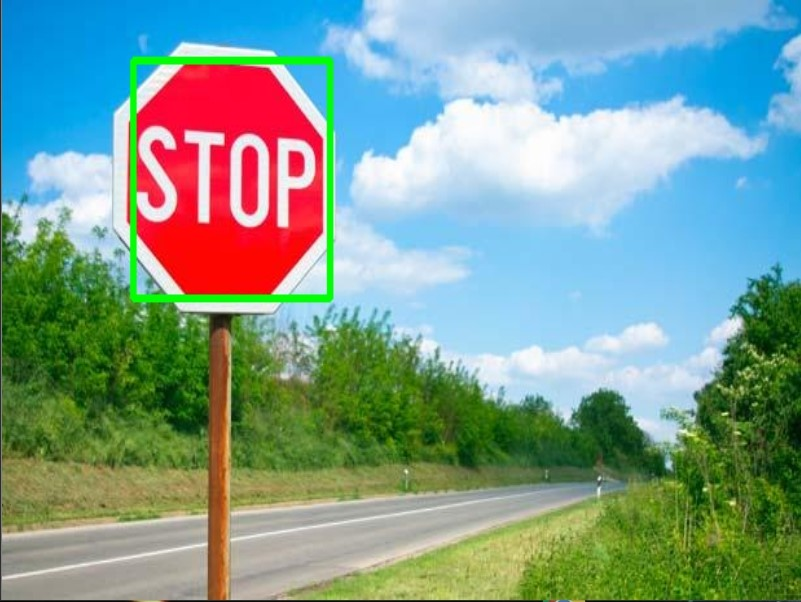
#> input picture image/fig1.jpg, 801 x 602 px, given in place of 186.jpg, which was not available
$ python stop_sign_detector.py
#> lines starting #> are read from the running program, lines starting #| are printed output that depends on the picture; after the words box and inside, x2 and y2 are one past the last pixel; in counts of white or black regions, pixels touching at a corner belong together; pictures that were not available may be replaced by others from this repository, and a replacement may not be noted
### gaussian_model.py
# -*- coding: utf-8 -*-
"""
Created on Mon Jan 27 00:59:23 2020

@author: A53295675 Yunhsiu Wu
"""
import numpy as np

def Gaussian_model(x, mean, cov, prior):
    """
    Get gaussian prediction
    Arguments: pixel, mean, covariance, prior
    Return: prediction
    ( 1 / sqrt( ( (2*pi) ^dim ) * det(cov) ) ) * exp( -0.5 * (x-mean) * inv(cov) * transpose(x-mean) );

    """
    dimension = x.shape[1]
    cov_inv = np.linalg.cholesky( np.linalg.inv(cov) ) #credit to Arthur Hsieh
    coefficient = 1 / np.sqrt( (2*np.pi) ** dimension * np.linalg.det(cov) )
    exp_term = np.exp( -0.5 * np.sum( np.square( np.dot(x - mean, cov_inv) ), axis=1 ) )

    return coefficient * exp_term * prior

### stop_sign_detector.py
'''
ECE276A WI20 HW1
Stop Sign Detector
A53295675 Yunhsiu Wu
'''

import os, cv2
import numpy as np
from skimage.measure import label, regionprops
from gaussian_model import Gaussian_model


class StopSignDetector():
    def __init__(self):
        '''
			Initilize your stop sign detector with the attributes you need,
			e.g., parameters of your classifier
		'''
        #single gaussian model parameters are obtained in gaussian_model.py
        self.COLOR_STOP_SIGN_RED = {}
        self.COLOR_STOP_SIGN_RED['mean']        = np.array([ 22.20063474,  14.1578286 , 151.38942607])
        self.COLOR_STOP_SIGN_RED['mean_other']  = np.array([125.56838205, 118.35595876, 107.90070133])
        self.COLOR_STOP_SIGN_RED['cov']         = np.array([[ 458.7189013 ,  377.20925136,  287.19151111],
                                                           [ 377.20925136,  389.6662935 ,  297.58856068],
                                                           [ 287.19151111,  297.58856068, 2595.36567865]])
        self.COLOR_STOP_SIGN_RED['cov_other']   = np.array([[4848.76955546, 3380.69340819, 2408.78334666],
                                                           [3380.69340819, 3088.2825218 , 2777.42226017],
                                                           [2408.78334666, 2777.42226017, 3163.31729258]])
        self.COLOR_STOP_SIGN_RED['prior']       = 0.010426400078926715
        self.COLOR_STOP_SIGN_RED['prior_other'] = 0.9895735999210733


    def segment_image(self, img):
        '''
			Obtain a segmented image using a color classifier,
			e.g., Logistic Regression, Single Gaussian Generative Model, Gaussian Mixture,
			call other functions in this class if needed

			Inputs:
				img - original image
			Outputs:
				mask_img - a binary image with 1 if the pixel in the original image is red and 0 otherwise
		'''
        img_size = np.shape(img)
        img = np.reshape(img, (-1,3))
        mask_img = np.zeros(np.shape(img)[0])

        #calculate probability of each color
        pixel_COLOR_STOP_SIGN_RED = Gaussian_model(img, self.COLOR_STOP_SIGN_RED['mean'], self.COLOR_STOP_SIGN_RED['cov'], self.COLOR_STOP_SIGN_RED['prior'])
        pixel_other = Gaussian_model(img, self.COLOR_STOP_SIGN_RED['mean_other'], self.COLOR_STOP_SIGN_RED['cov_other'], self.COLOR_STOP_SIGN_RED['prior_other'])

        #classify pixels into 1s and 0s
        for pixel in range(np.shape(img)[0]):
            if pixel_COLOR_STOP_SIGN_RED[pixel] > pixel_other[pixel]:
                mask_img[pixel] = 1

        mask_img = cv2.dilate(mask_img, (21,21), iterations = 5)
        mask_img = cv2.erode(mask_img, (21,21), iterations = 5)

        mask_img = mask_img.reshape(img_size[:2])

        return mask_img.astype('uint8')


    def get_bounding_box(self, img):
        '''
			Find the bounding box of the stop sign
			call other functions in this class if needed

			Inputs:
				img - original image
			Outputs:
				boxes - a list of lists of bounding boxes. Each nested list is a bounding box in the form of [x1, y1, x2, y2]
				where (x1, y1) and (x2, y2) are the top left and bottom right coordinate respectively. The order of bounding boxes in the list
				is from left to right in the image.

			Our solution uses xy-coordinate instead of rc-coordinate. More information: http://scikit-image.org/docs/dev/user_guide/numpy_images.html#coordinate-conventions
		'''
        boxes = []
        img_mask = self.segment_image(img)
        img_label = label(img_mask)
        countours = regionprops(img_label)

        for countour in countours:
            box = countour.bbox
            x, y, w, h = box[1], box[0], box[3]-box[1], box[2]-box[0]
            area_ratio = countour.extent
            score = 0
            score = score + 10 * (1 - abs( w / h - 1) )
            if w > 30 and h > 30:
                score = score + 5
            if area_ratio < 0.75 and area_ratio > 0.5:
                score = score + 3
            elif area_ratio > 0.7:
                score = score + 2 * ( abs(area_ratio-0.7) / 0.7 )
            elif area_ratio > 0.2:
                score = score + 2 * ( abs(area_ratio-0.2) / 0.3 )

            if score > 15.5 :
                cv2.rectangle(img, (x, y), (x+w, y+h), (0,255,0), 3)
                boxes.append( [x, img.shape[0]-y-h, x+w, img.shape[0]-y] )

        boxes.sort( key = lambda x :x[0])

        return boxes


if __name__ == '__main__':
    folder = "trainset"
    my_detector = StopSignDetector()

    # For whole data set
    '''
    for filename in os.listdir(folder):
		#detect image and show result
        img = cv2.imread(os.path.join(folder,filename))
        img_mask = my_detector.segment_image(img)
        img_resize = cv2.resize(img, (800, 600))
        img_mask_resize = cv2.resize(img_mask * 255, (800, 600))
        cv2.imshow('image', img_resize)
        cv2.waitKey(10)
        cv2.imshow('image mask', img_mask_resize)
        cv2.waitKey(10)
        cv2.destroyAllWindows()

        box = my_detector.get_bounding_box(img)
        #print(box)
        img_resize = cv2.resize(img, (800, 600))
        cv2.imshow('image', img_resize)
        cv2.waitKey(10)
        cv2.destroyAllWindows()
    '''

    # For certain data

	#detect image and show result
    filename = r'./trainset/186.jpg'
    img = cv2.imread(filename)
#> img is the input picture: shape (602, 801, 3); mean B, G, R 146.4, 157.4, 125.7
    img_mask = my_detector.segment_image(img)
#> in Gaussian_model, `cov_inv = np.linalg.cholesky( np.linalg.inv(cov) )`: cov_inv = [[0.103, 0, 0], [-0.1, 0.053, 0], [3.86e-05, -0.00608, 0.0196]]
#> in Gaussian_model, `coefficient = 1 / np.sqrt( (2*np.pi) ** dimension * np.linalg.det(cov) )`: coefficient = 6.83e-06
#> in segment_image, `mask_img = mask_img.reshape(img_size[:2])`:
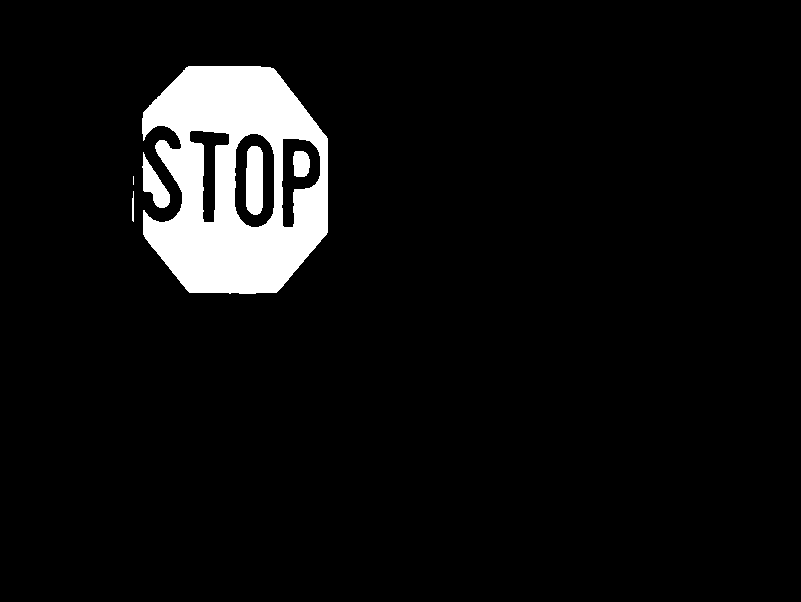
#> mask_img: shape (602, 801) float64; values 0 (black) and 1 (white), 6% white; 6 white regions (1 under 20 px), largest, box (x1, y1, x2, y2) and area: (142, 66, 328, 294) 26818, (246, 146, 263, 215) 1087, (142, 152, 170, 208) 733, (293, 151, 310, 177) 384, (132, 191, 134, 222) 54
#> in segment_image, `return mask_img.astype('uint8')`: returned value: shape (602, 801); values 0 (black) and 1 (white), 6% white; 6 white regions (1 under 20 px)
    img_resize = cv2.resize(img, (800, 600))
    img_mask_resize = cv2.resize(img_mask * 255, (800, 600))
    cv2.imshow('image', img_resize)
    cv2.waitKey(10)
    cv2.imshow('image mask', img_mask_resize)
    cv2.waitKey(10)
    #cv2.destroyAllWindows()

    box = my_detector.get_bounding_box(img)
#> in get_bounding_box, `img_label = label(img_mask)`:
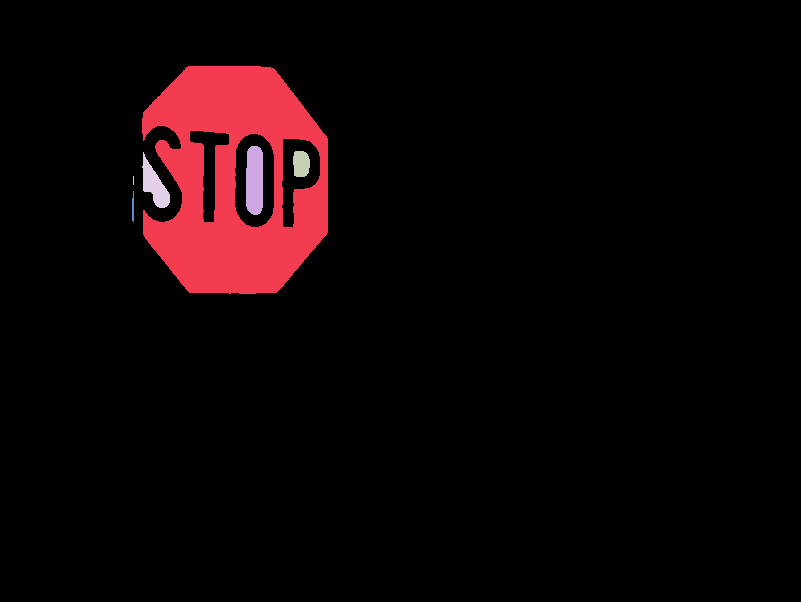
#> img_label: shape (602, 801) int64; 7 distinct labels, from 0 to 6; one colour per label, 0 black
#> in get_bounding_box, `countours = regionprops(img_label)`: countours = 6 regions; box (x1, y1, x2, y2) and area: (142, 66, 328, 294) 26818, (246, 146, 263, 215) 1087, (142, 152, 170, 208) 733, (293, 151, 310, 177) 384, (132, 191, 134, 222) 54, (133, 176, 134, 185) 9
#> the loop in get_bounding_box, `for countour in countours:` made 6 passes
#> (box, x, y, w, h, area_ratio, score) on passes 1 to 6: ((66, 142, 294, 328), 142, 66, 186, 228, 0.632, 16.16), ((146, 246, 215, 263), 246, 146, 17, 69, 0.927, 3.11), ((151, 293, 177, 310), 293, 151, 17, 26, 0.869, 7.02), ((152, 142, 208, 170), 142, 152, 28, 56, 0.467, 6.78), ((176, 133, 185, 134), 133, 176, 1, 9, 1, 1.97), ((191, 132, 222, 134), 132, 191, 2, 31, 0.871, 1.13)
#> after the loop in get_bounding_box, `for countour in countours:`:
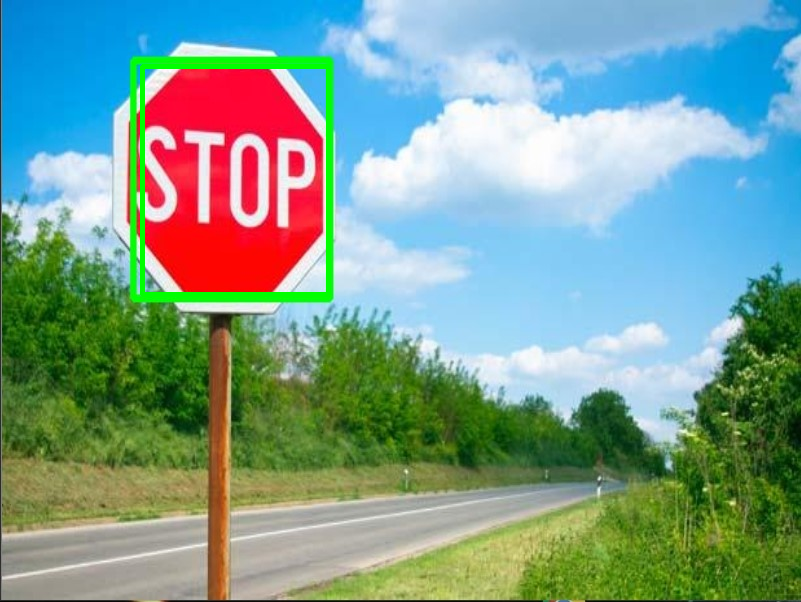
#> img: shape (602, 801, 3); 0.86% of pixels changed, all inside (x1, y1, x2, y2) = (140, 64, 331, 297)
#> after the loop in get_bounding_box, `for countour in countours:`: boxes = [[142, 308, 328, 536]]
#> box = [[142, 308, 328, 536]]
    print(box)
#| [[142, 308, 328, 536]]
    img_resize = cv2.resize(img, (800, 600))
    cv2.imshow('image masked', img_resize)
    cv2.waitKey(0)
    cv2.destroyAllWindows()
		#Display results:
		#(1) Segmented images
		#	 mask_img = my_detector.segment_image(img)
		#(2) Stop sign bounding box
		#    boxes = my_detector.get_bounding_box(img)
		#The autograder checks your answers to the functions segment_image() and get_bounding_box()
		#Make sure your code runs as expected on the testset before submitting to Gradescope

$ run again, on image/fig5.png
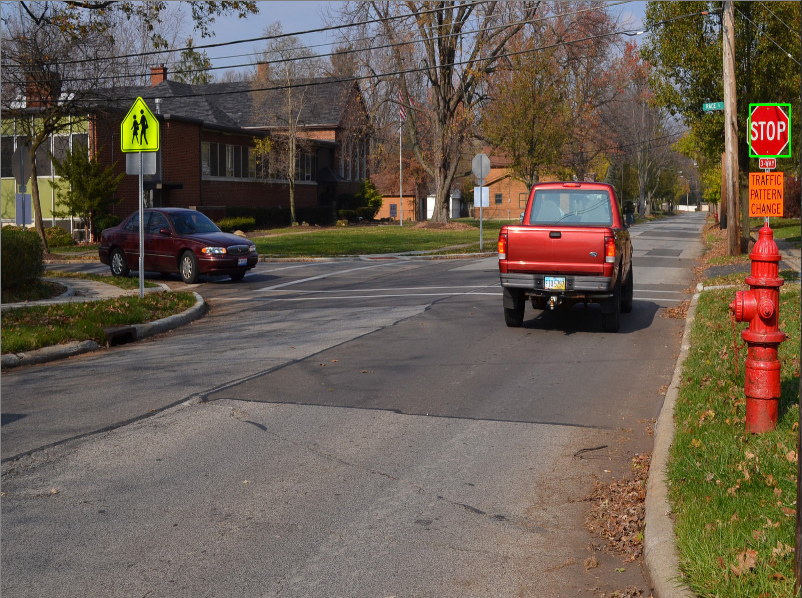
#> input picture image/fig5.png, 802 x 598 px, given in place of 186.jpg, which was not available
#> img is the input picture: shape (598, 802, 3); mean B, G, R 79.9, 92.2, 104.7
#> cov_inv = [[0.103, 0, 0], [-0.1, 0.053, 0], [3.86e-05, -0.00608, 0.0196]]
#> coefficient = 6.83e-06
#> in segment_image, `mask_img = mask_img.reshape(img_size[:2])`:
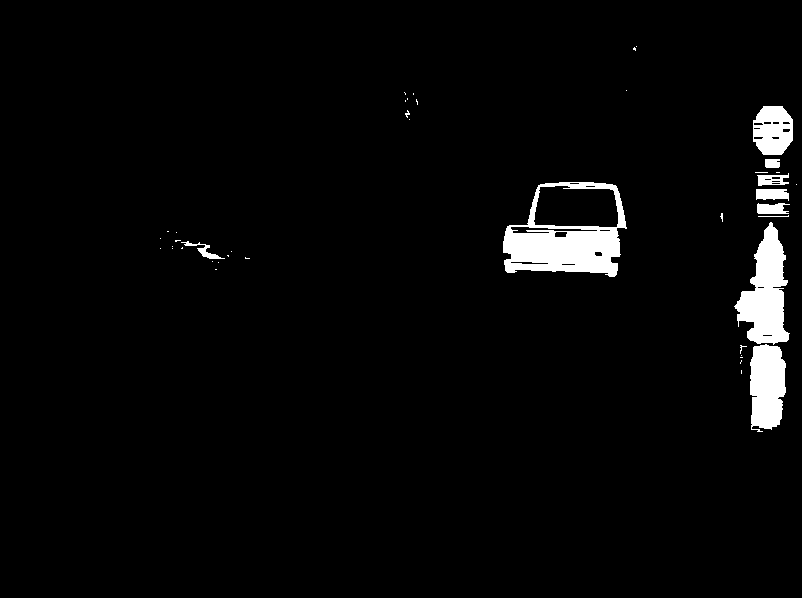
#> mask_img: shape (598, 802) float64; values 0 (black) and 1 (white), 3.1% white; 43 white regions (33 under 20 px), largest, box (x1, y1, x2, y2) and area: (503, 182, 627, 277) 5692, (734, 222, 790, 345) 3752, (750, 344, 786, 432) 2613
#> in get_bounding_box, `img_label = label(img_mask)`:
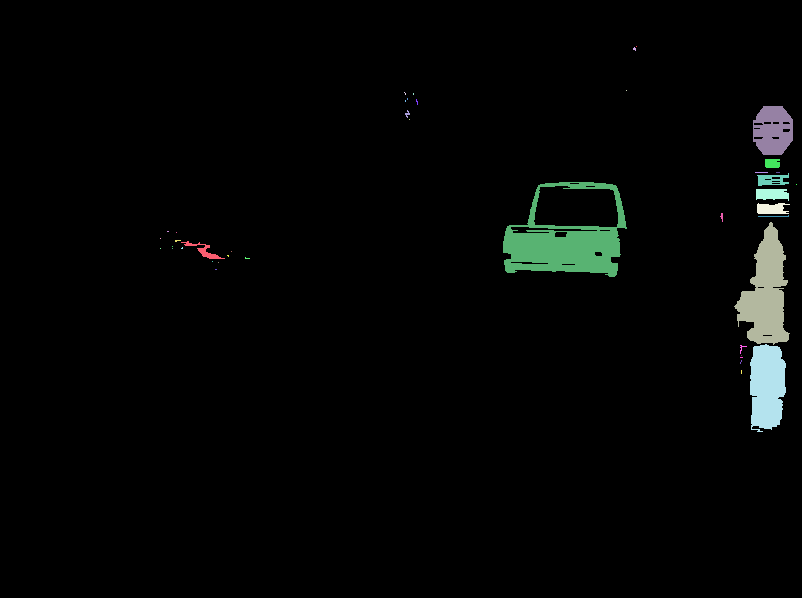
#> img_label: shape (598, 802) int64; 44 distinct labels, from 0 to 43; one colour per label, 0 black
#> countours = 43 regions; largest, box (x1, y1, x2, y2) and area: (503, 182, 627, 277) 5692, (734, 222, 790, 345) 3752, (750, 344, 786, 432) 2613, (753, 106, 793, 155) 1534, (756, 189, 789, 201) 327
#> the loop in get_bounding_box, `for countour in countours:` made 43 passes
#> (box, x, y, w, h, area_ratio, score) on passes 1 to 8: ((46, 636, 47, 637), 636, 46, 1, 1, 1, 10.86), ((47, 633, 51, 636), 633, 47, 3, 4, 0.667, 10.5), ((90, 626, 91, 627), 626, 90, 1, 1, 1, 10.86), ((92, 404, 95, 406), 404, 92, 2, 3, 0.5, 8.67), ((93, 413, 95, 414), 413, 93, 1, 2, 1, 5.86), ((98, 407, 100, 408), 407, 98, 1, 2, 1, 5.86), ((99, 416, 105, 418), 416, 99, 2, 6, 0.583, 6.33), ((100, 405, 102, 406), 405, 100, 1, 2, 1, 5.86)
#> after the loop in get_bounding_box, `for countour in countours:`: boxes = []
